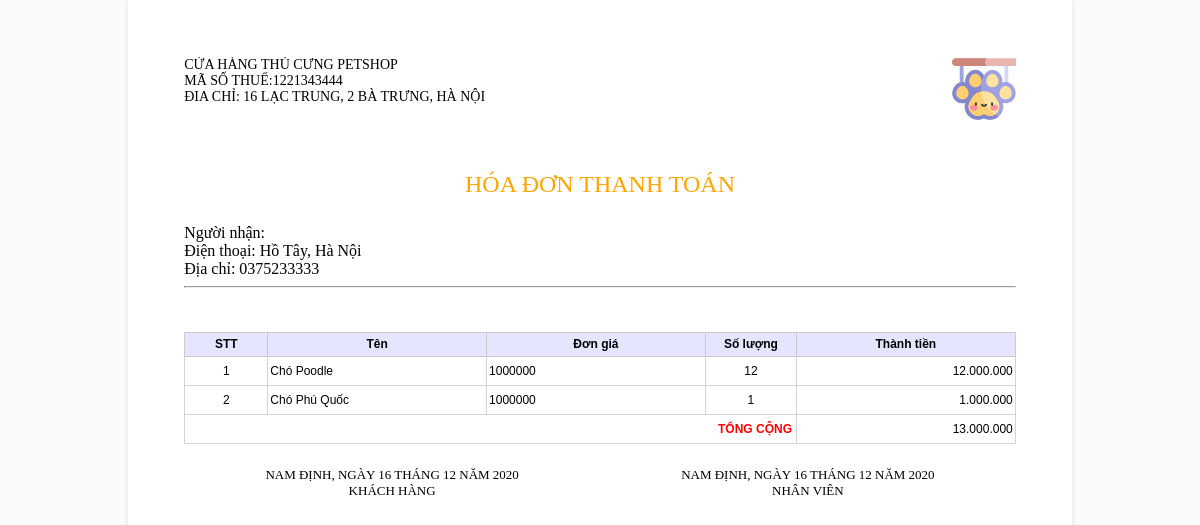
Page /PetShop/admin/hoadon.php?id=6 (signed in) on the committed database.
### tables this page shows
CREATE TABLE `user` (
  `id` int(11) NOT NULL,
  `username` varchar(255) NOT NULL,
  `password` varchar(255) NOT NULL,
  `email` varchar(200) NOT NULL,
  `sodienthoai` varchar(12) NOT NULL,
  `diachi` varchar(255) NOT NULL,
  `level` int(1) NOT NULL
);

CREATE TABLE `order_detail` (
  `id` int(11) NOT NULL,
  `order_id` int(11) NOT NULL,
  `post_id` int(11) NOT NULL,
  `quantity` int(200) NOT NULL,
  `price` int(255) NOT NULL,
  `created_time` varchar(255) DEFAULT NULL,
  `last_updated` varchar(255) DEFAULT NULL
);

CREATE TABLE `post` (
  `id` int(11) NOT NULL,
  `title` varchar(255) NOT NULL,
  `price` int(255) NOT NULL,
  `kind` varchar(200) NOT NULL,
  `age` varchar(255) NOT NULL,
  `address` varchar(255) NOT NULL,
  `image` varchar(255) NOT NULL,
  `type` int(1) NOT NULL,
  `created_time` varchar(255) NOT NULL,
  `last_updated` varchar(255) NOT NULL
);

### PetShop/admin/hoadon.php (the view, shortened to what this page needs)
<!DOCTYPE html>
<html>
<head>
</head>
<link rel="stylesheet" type="text/css" href="css/styleHoaDon.css">
    </head>
    <body>
        <?php
        if (!empty($_SESSION['current_user'])) {
            include '../config.php';
            $orders = mysqli_query($conn, "SELECT *, order_detail.*, post.kind as product_name
FROM orders
INNER JOIN order_detail ON orders.id = order_detail.order_id
INNER JOIN post ON post.id = order_detail.post_id
WHERE orders.id = " . $_GET['id']);
            $orders = mysqli_fetch_all($orders, MYSQLI_ASSOC);
        }
        $user_name = $_SESSION['current_user'];
         $user1 = mysqli_query($conn, "SELECT * FROM `user` WHERE `username` = '$user_name'");
        $rowUser =  mysqli_fetch_array($user1);
        ?>
<div id="page" class="page">
    <div class="header">
       <div class="logo"><img src="image/logo.png"/></div>
        <div class="company">Cửa Hàng Thú Cưng PetShop<br>Mã số thuế:1221343444<br>Đia chỉ: 16 Lạc Trung, 2 Bà Trưng, Hà Nội</div>
    </div>
  <br/>
  <div class="title">
    <br>
        HÓA ĐƠN THANH TOÁN
        <br/>
       <br>
  </div>
  <div id="infor-khachhang">
  <label>Người nhận: </label><span> <?= $ $rowUser['username'] ?></span><br/>
                <label>Điện thoại: </label><span> <?= $rowUser['diachi'] ?></span><br/>
                <label>Địa chỉ: </label><span> <?= $rowUser['sodienthoai'] ?></span><br/>
                <hr/>
  </div>
  <br/>
  <br/>
  <table class="TableData">
    <tr>
      <th>STT</th>
      <th>Tên</th>
      <th>Đơn giá</th>
      <th>Số lượng</th>
      <th>Thành tiền</th>
    </tr>
    <?php
    $pos = 1;
    $tongsotien = 0;
    foreach($orders as $row)
    {
        $tongsotien += $row['quantity']*$row['price'];
        echo "<tr>";
        echo "<td class=\"cotSTT\">".$pos++."</td>";
        echo "<td class=\"cotTenSanPham\">".$row['kind']."</td>";
        echo "<td class=\"cotTenSanPham\">".$row['price']."</td>";
        echo "<td class=\"cotSoLuong\" align='center'>".$row['quantity']."</td>";
        echo "<td class=\"cotSo\">".number_format(($row['quantity']*$row['price']),0,",",".")."</td>";
        echo "</tr>";
    }
?>
    <tr>
      <td colspan="4" class="tong">Tổng cộng</td>
      <td class="cotSo"><?php echo number_format(($tongsotien),0,",",".")?></td>
    </tr>
  </table>
  <div class="footer-left"> Nam Định, ngày 16 tháng 12 năm 2020<br/>
    Khách hàng </div>
  <div class="footer-right"> Nam Định, ngày 16 tháng 12 năm 2020<br/>
    Nhân viên </div>
</div>
</body>

### PetShop/css/styleHoaDon.css (style rules this page uses)
body { margin: 0; padding: 0; background-color: #FAFAFA; font: 12pt "Tohoma"; }
* { box-sizing: border-box; -moz-box-sizing: border-box; }
.page { width: 25cm; overflow:hidden; min-height:297mm; padding: 1.5cm; margin-left:auto; margin-right:auto; background: white; box-shadow: 0 0 5px rgba(0, 0, 0, 0.1); }
.header { overflow:hidden; }
.logo { background-color:#FFFFFF; text-align:right; float:right; }
.company { text-transform:uppercase; background-color:#FFFFFF; text-align:left; float:left; font-size:14px; float: left; }
.title { text-align:center; position:relative; color:orange; font-size: 24px; top:1px; }
.footer-left { text-align:center; text-transform:uppercase; padding-top:24px; position:relative; height: 150px; width:50%; color:#000; float:left; font-size: 13px; bottom:1px; }
.footer-right { text-align:center; text-transform:uppercase; padding-top:24px; position:relative; height: 150px; width:50%; color:#000; font-size: 13px; float:right; bottom:1px; }
.TableData { background:#ffffff; font: 11px; width:100%; border-collapse:collapse; font-family:Verdana, Arial, Helvetica, sans-serif; font-size:12px; border:thin solid #d3d3d3; }
.TableData TH { background: rgba(0,0,255,0.1); text-align: center; font-weight: bold; color: #000; border: solid 1px #ccc; height: 24px; }
.TableData TR { padding: 10px; height: 24px; border:thin solid #d3d3d3; }
td { padding: 7px; }
.TableData TR TD { padding-right: 2px; padding-left: 2px; border:thin solid #d3d3d3; }
.TableData .cotSTT { text-align:center; width: 10%; }
.TableData .cotTenSanPham { text-align:left; width: 120px; }
.TableData .cotSoLuong { text-align: center; width: 50px; }
.TableData .cotSo { text-align: right; width: 120px; }
.TableData .tong { text-align: right; font-weight:bold; text-transform:uppercase; padding-right: 4px; color: red; }

### rows in the picture
user: diachi "Hồ Tây, Hà Nội", sodienthoai "0375233333"
order_detail: post.kind "Chó Poodle", price "1000000", quantity "12", $row['quantity']*$row['price'] "12.000.000"
order_detail: post.kind "Chó Phú Quốc", price "1000000", quantity "1", $row['quantity']*$row['price'] "1.000.000"

### other values in the picture
$tongsotien "13.000.000"
